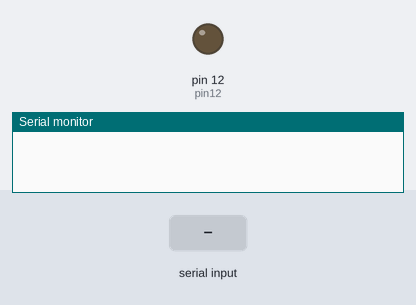
The sketch below on a simulated Arduino Uno, built with avr-gcc and run on an emulated ATmega328P. On the bench: output pins drawn as LEDs (lit = HIGH), the last lines printed to the serial monitor. Inputs (shaded band) come from the test bench.

Above: at 1.2 s.
1.3 s: "off\n" received over Serial
At 2.1 s:
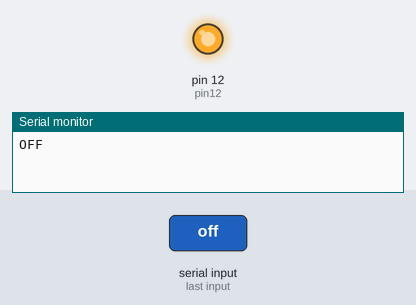
2.8 s: "on\n" received over Serial
At 3.2 s:
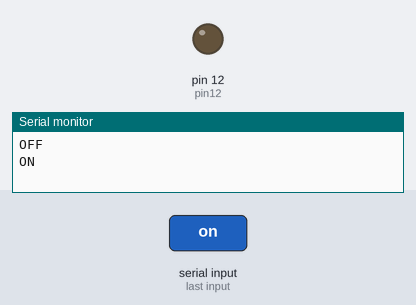
4.3 s: "auto\n" received over Serial
At 5.6 s:
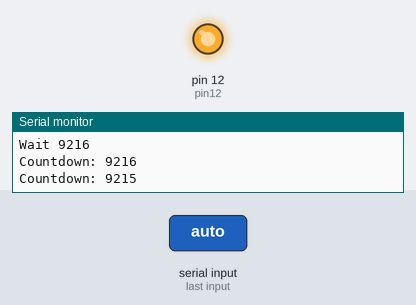
Timing chart, 0 to 7.3 s (numbered marks = the images above; inputs shaded):
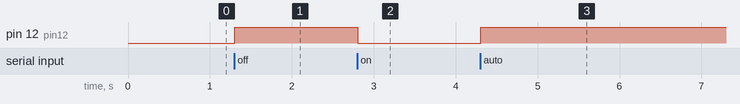

Measured:
- after the input at 1.3 s, pin 12 (pin12): LOW → HIGH at once
- after the input at 2.8 s, pin 12 (pin12): HIGH → LOW at once
- after the input at 4.3 s, pin 12 (pin12): LOW → HIGH at once

The sketch:

rfsw.ino
```cpp
// Arduino Sketch to Control Output via Serial Commands with Pin12 and Pin13 Interaction

// Define the output pins
const int pin12 = 12;
const int pin13 = 13;
bool autoMode = false;    // Flag to track auto mode

void setup() {
  pinMode(pin12, OUTPUT); // Set pin12 as output
  pinMode(pin13, INPUT);  // Set pin13 as input
  Serial.begin(9600);     // Initialize serial communication
}

void loop() {
  if (Serial.available()) {
    String command = Serial.readStringUntil('\n');
    command.trim();

    // Exit auto mode if manual command is received
    if (autoMode && (command == "on" || command == "off")) {
      autoMode = false;
      Serial.println("Exiting AUTO mode, switching to MANUAL mode");
    }

    processCommand(command);
  }
}

void processCommand(String command) {
  if (command == "on") {
    ON();
  }
  else if (command == "off") {
    OFF();
  }
  else if (command.startsWith("auto")) {
    int loops, ontime, offtime;
    sscanf(command.c_str(), "auto %d %d %d", &loops, &ontime, &offtime);

    autoMode = true;
    Serial.println("Entering AUTO mode");

    for (int i = 0; i < loops && autoMode; i++) {
      Serial.print("Loop ");
      Serial.print(i + 1);
      Serial.print("/");
      Serial.println(loops);

      OFF();
      Serial.print("Wait ");
      Serial.println(offtime);
      delayWithCountdown(offtime);


      if (!autoMode) break;

      ON();
      Serial.print("Wait ");
      Serial.println(ontime);
      delayWithCountdown(ontime);

    }

    if (autoMode) {
      Serial.println("AUTO mode completed");
      autoMode = false;
    }
  }
  else {
    Serial.println("Invalid command");
  }
}

void ON() {
  digitalWrite(pin12, LOW);
  Serial.println("ON"); // Should read HIGH
}

void OFF() {
  digitalWrite(pin12, HIGH);
  Serial.println("OFF"); // Should read LOW
}

void delayWithCountdown(int seconds) {
  for (int i = seconds; i > 0; i--) {
    Serial.print("Countdown: ");
    Serial.println(i);
    delayWithCheck(1000);
    if (!autoMode) break;
  }
}

void delayWithCheck(unsigned long delayTime) {
  unsigned long startTime = millis();
  while (millis() - startTime < delayTime) {
    if (Serial.available()) {
      String command = Serial.readStringUntil('\n');
      command.trim();

      if (command == "on" || command == "off") {
        autoMode = false;
        Serial.println("Exiting AUTO mode, switching to MANUAL mode");
        processCommand(command);
        break;
      }
    }
  }
}
```
